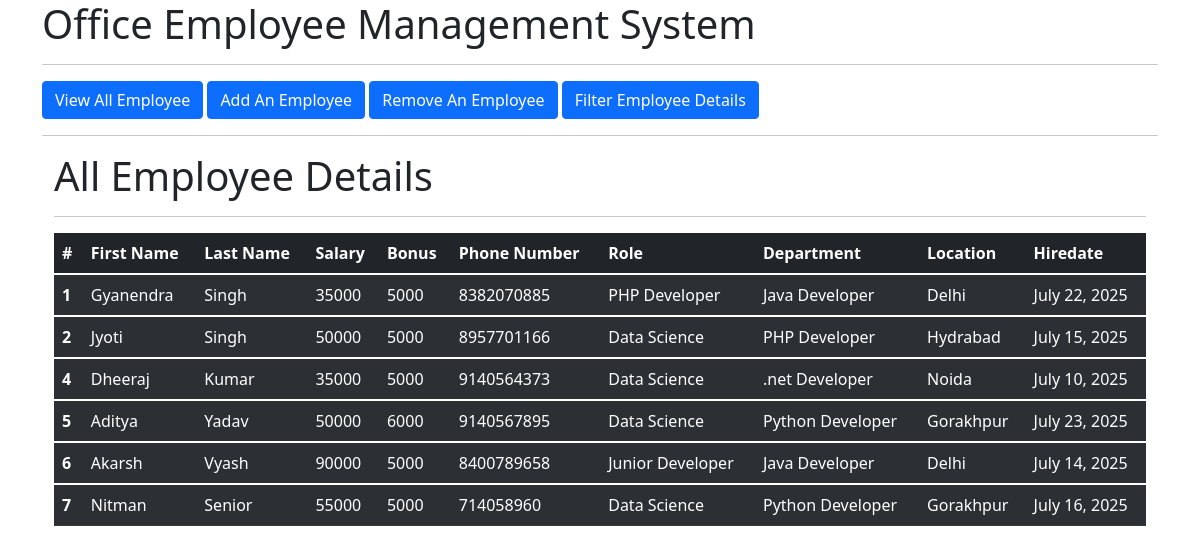
The app's page /all_emp with its own data.
### emp_app/models.py (models this page shows, shortened)
class Employee(models.Model):
    first_name = models.CharField(max_length=100, null=False)
    last_name = models.CharField(max_length=100)
    dept = models.ForeignKey(Department, on_delete=models.CASCADE)
    salary = models.IntegerField(default=0)
    bonus = models.IntegerField(default=0)
    role = models.ForeignKey(Role, on_delete=models.CASCADE)
    phone = models.IntegerField(default=0)
    hire_date = models.DateField()
    def __str__(self):
        return "%s %s %s %s"%(self.first_name, self.last_name, self.phone, self.bonus)

class Role(models.Model):
    name = models.CharField(max_length=100, null=False)

class Department(models.Model):
    name = models.CharField(max_length=100, null=False)
    location = models.CharField(max_length=100)

### emp_app/views.py (the view)
# urls.py: path('all_emp', views.all_emp, name='all_emp'),
def all_emp(request):
    emps = Employee.objects.all()
    context = {"emps": emps}
    print(context)
    return render(request, "view_all_emp.html", context)

### emp_app/templates/view_all_emp.html
{% extends "index.html" %}
{% block content %}
<div class="container">
     <h1>All Employee Details</h1>
<hr>
<table class="table table-dark table-striped">
  <thead>
    <tr>
      <th scope="col">#</th>
      <th scope="col">First Name</th>
      <th scope="col">Last Name</th>
      <th scope="col">Salary</th>
      <th scope="col">Bonus</th>
      <th scope="col">Phone Number</th>
      <th scope="col">Role</th>
      <th scope="col">Department</th>
      <th scope="col">Location</th>
      <th scope="col">Hiredate</th>
   </tr>
  </thead>
      {% for emp in emps %}
  <tbody>
    <tr>
      <th scope="row">{{emp.id}}</th>
      <td>{{emp.first_name}}</td>
      <td>{{emp.last_name}}</td>
      <td>{{emp.salary}}</td>
      <td>{{emp.bonus}}</td>
      <td>{{emp.phone}}</td>
      <td>{{emp.role.name}}</td>
      <td>{{emp.dept.name}}</td>
      <td>{{emp.dept.location}}</td>
      <td>{{emp.hire_date}}</td>
    </tr>
</tbody>
        {% endfor %}
</table>
</div>
{% endblock %}

### emp_app/templates/index.html (shortened to what this page needs)
<!doctype html>
<html lang="en">
  <head>
    <link href="https://cdn.jsdelivr.net/npm/bootstrap@5.1.3/dist/css/bootstrap.min.css" rel="stylesheet">
  </head>
  <body>
  <div class="container">
   <h1>Office Employee Management System</h1>
   <hr>
   <a class="btn btn-primary" href="/all_emp" role="button">View All Employee</a>
   <a class="btn btn-primary" href="/add_emp" role="button">Add An Employee</a>
   <a class="btn btn-primary" href="/remove_emp" role="button">Remove An Employee</a>
   <a class="btn btn-primary" href="/filter_emp" role="button">Filter Employee Details</a>
   <hr>
   {% block content %}{% endblock %}
 </div>
  </body>
</html>

### records on screen
Employee: id "1", first_name "Gyanendra", last_name "Singh", salary "35000", bonus "5000", phone "8382070885", role.name "PHP Developer", dept.name "Java Developer", dept.location "Delhi", hire_date "July 22, 2025"
Employee: id "2", first_name "Jyoti", last_name "Singh", salary "50000", bonus "5000", phone "8957701166", role.name "Data Science", dept.name "PHP Developer", dept.location "Hydrabad", hire_date "July 15, 2025"
Employee: id "4", first_name "Dheeraj", last_name "Kumar", salary "35000", bonus "5000", phone "9140564373", role.name "Data Science", dept.name ".net Developer", dept.location "Noida", hire_date "July 10, 2025"
Employee: id "5", first_name "Aditya", last_name "Yadav", salary "50000", bonus "6000", phone "9140567895", role.name "Data Science", dept.name "Python Developer", dept.location "Gorakhpur", hire_date "July 23, 2025"
Employee: id "6", first_name "Akarsh", last_name "Vyash", salary "90000", bonus "5000", phone "8400789658", role.name "Junior Developer", dept.name "Java Developer", dept.location "Delhi", hire_date "July 14, 2025"
Employee: id "7", first_name "Nitman", last_name "Senior", salary "55000", bonus "5000", phone "714058960", role.name "Data Science", dept.name "Python Developer", dept.location "Gorakhpur", hire_date "July 16, 2025"
